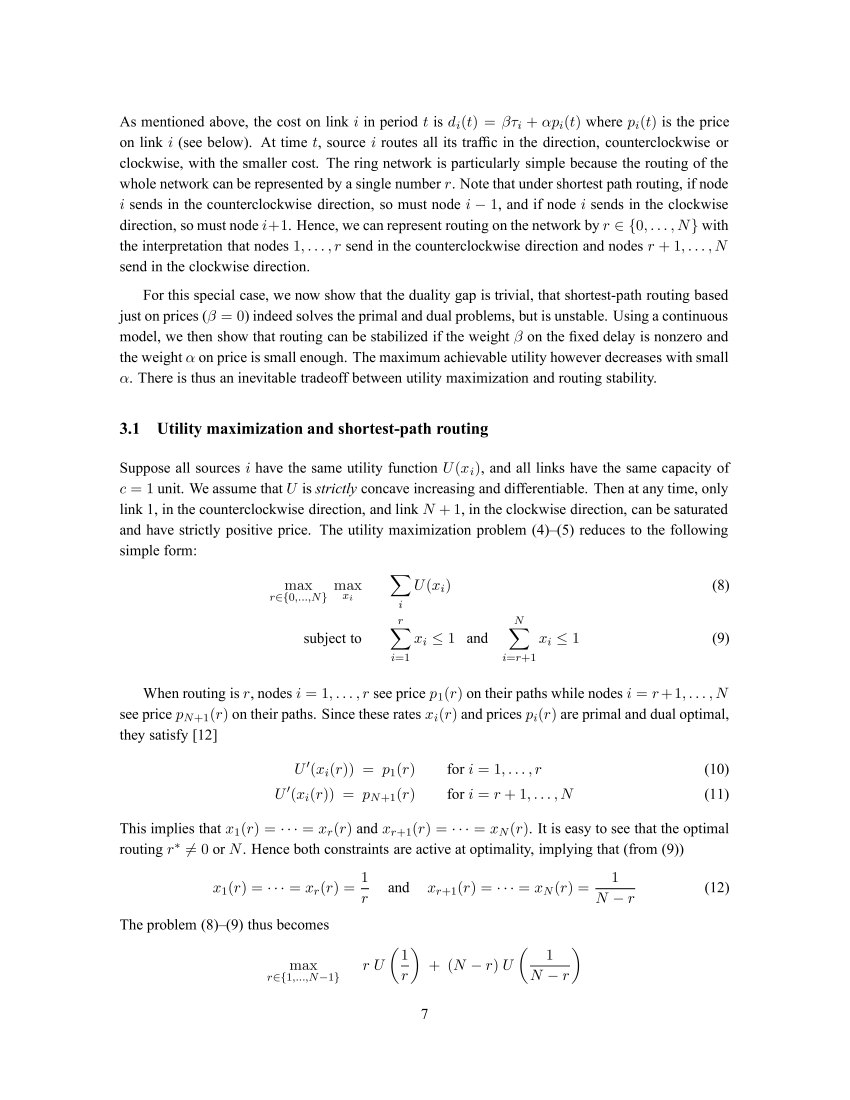
#> input picture 10.1.1.1.2005_7.tif, 4250 x 5500 px (shown at 1/5 size)
$ python trial.py
#> lines starting #> are read from the running program, lines starting #| are printed output that depends on the picture; after the words box and inside, x2 and y2 are one past the last pixel; in counts of white or black regions, pixels touching at a corner belong together
import numpy as np
import cv2
from matplotlib import pyplot as plt

img = cv2.imread('10.1.1.1.2005_7.tif')
#> img is the input picture: shape (5500, 4250, 3); min 0, max 255, mean 246.2
b,g,r = cv2.split(img)
rgb_img = cv2.merge([r,g,b])

gray = cv2.cvtColor(img,cv2.COLOR_BGR2GRAY)
ret, thresh = cv2.threshold(gray,0,255,cv2.THRESH_BINARY_INV+cv2.THRESH_OTSU)
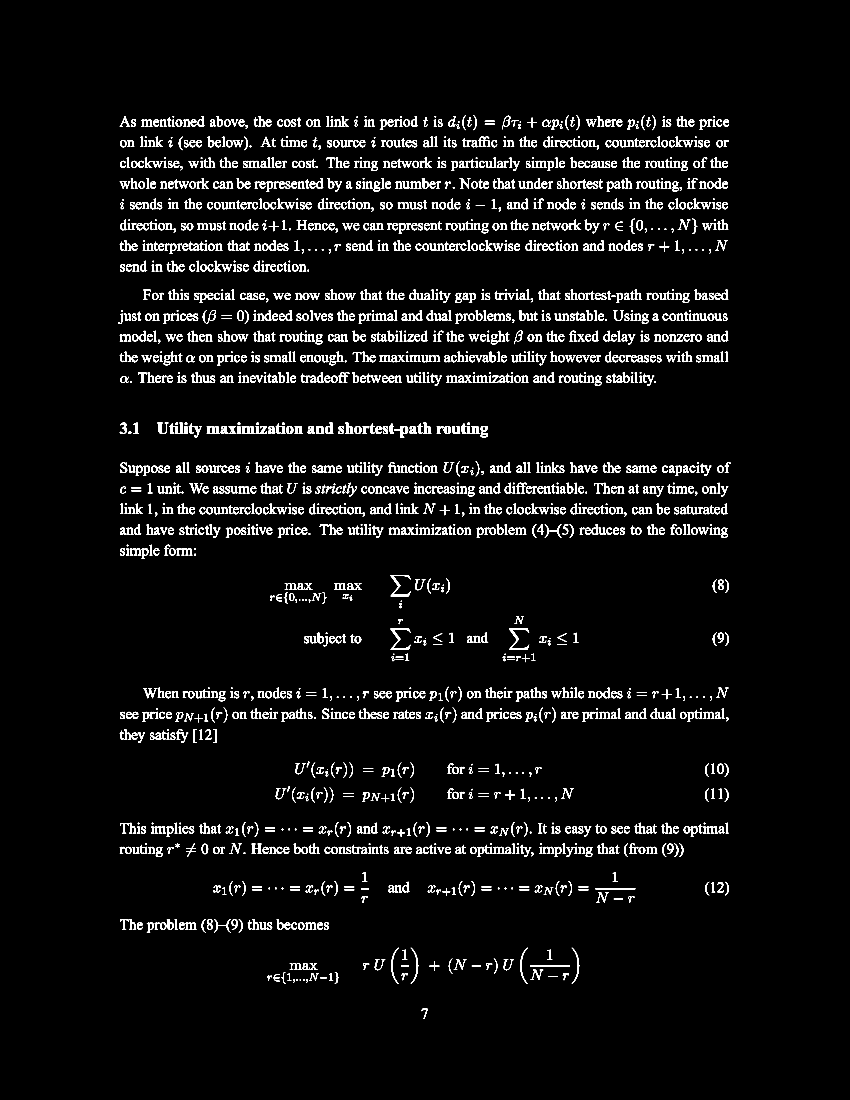
#> thresh: shape (5500, 4250) (shown at 1/5 size); 3.5% white; 2178 white regions (1 under 20 px), largest, box (x1, y1, x2, y2) and area: (1953, 2876, 2053, 2981) 2131, (1953, 3143, 2053, 3248) 2131, (2546, 3143, 2646, 3248) 2131
#> ret = 133

# noise removal
kernel = np.ones((2,2),np.uint8)
#opening = cv2.morphologyEx(thresh,cv2.MORPH_OPEN,kernel, iterations = 2)
closing = cv2.morphologyEx(thresh,cv2.MORPH_CLOSE,kernel, iterations = 2)
#> closing: shape (5500, 4250); 3.5% white; 2128 white regions (1 under 20 px), largest, box (x1, y1, x2, y2) and area: (1955, 2878, 2055, 2983) 2138, (1955, 3145, 2055, 3250) 2138, (2548, 3145, 2648, 3250) 2138

# sure background area
sure_bg = cv2.dilate(closing,kernel,iterations=3)
#> sure_bg: shape (5500, 4250); 6.3% white; 1855 white regions, largest, box (x1, y1, x2, y2) and area: (2007, 2640, 2157, 2679) 3436, (1955, 2878, 2058, 2986) 3341, (1955, 3145, 2058, 3253) 3341

# Finding sure foreground area
dist_transform = cv2.distanceTransform(sure_bg,cv2.DIST_L2,3)

# Threshold
ret, sure_fg = cv2.threshold(dist_transform,0.1*dist_transform.max(),255,0)
#> ret = 0.888

# Finding unknown region
sure_fg = np.uint8(sure_fg)
unknown = cv2.subtract(sure_bg,sure_fg)
#> unknown: shape (5500, 4250); every value is 0

# Marker labelling
ret, markers = cv2.connectedComponents(sure_fg)
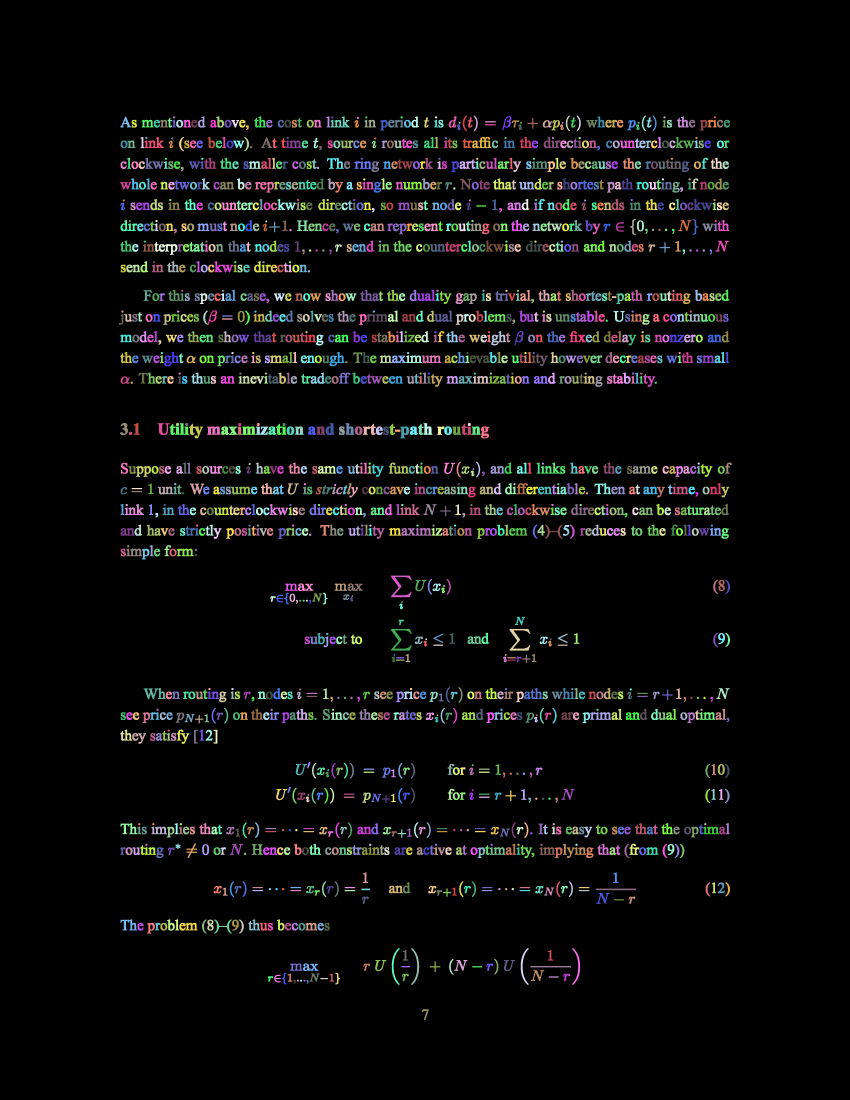
#> markers: shape (5500, 4250) int32 (shown at 1/5 size); 1856 distinct labels, from 0 to 1855; one colour per label, 0 black
#> ret = 1856

# Add one to all labels so that sure background is not 0, but 1
markers = markers+1
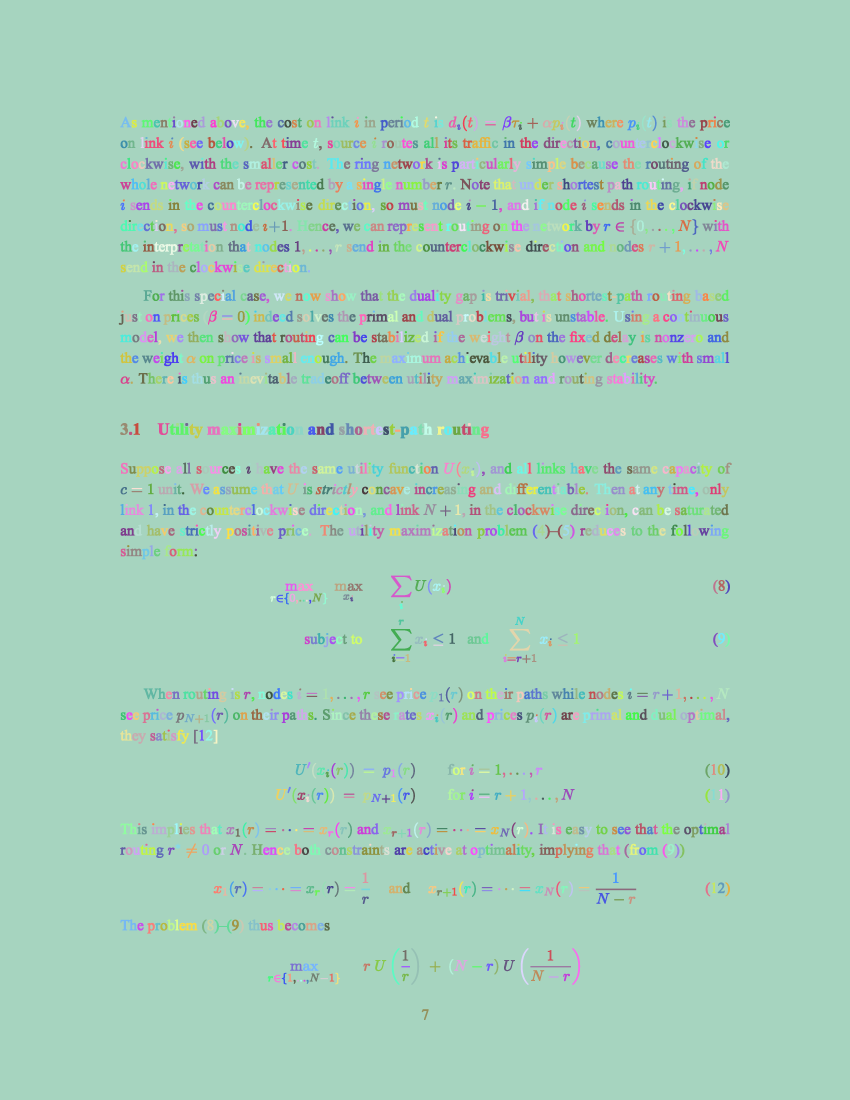
#> markers: shape (5500, 4250) int32 (shown at 1/5 size); 1856 distinct labels, from 1 to 1856; one colour per label, 0 black

# Now, mark the region of unknown with zero
markers[unknown==255] = 0

markers = cv2.watershed(img,markers)
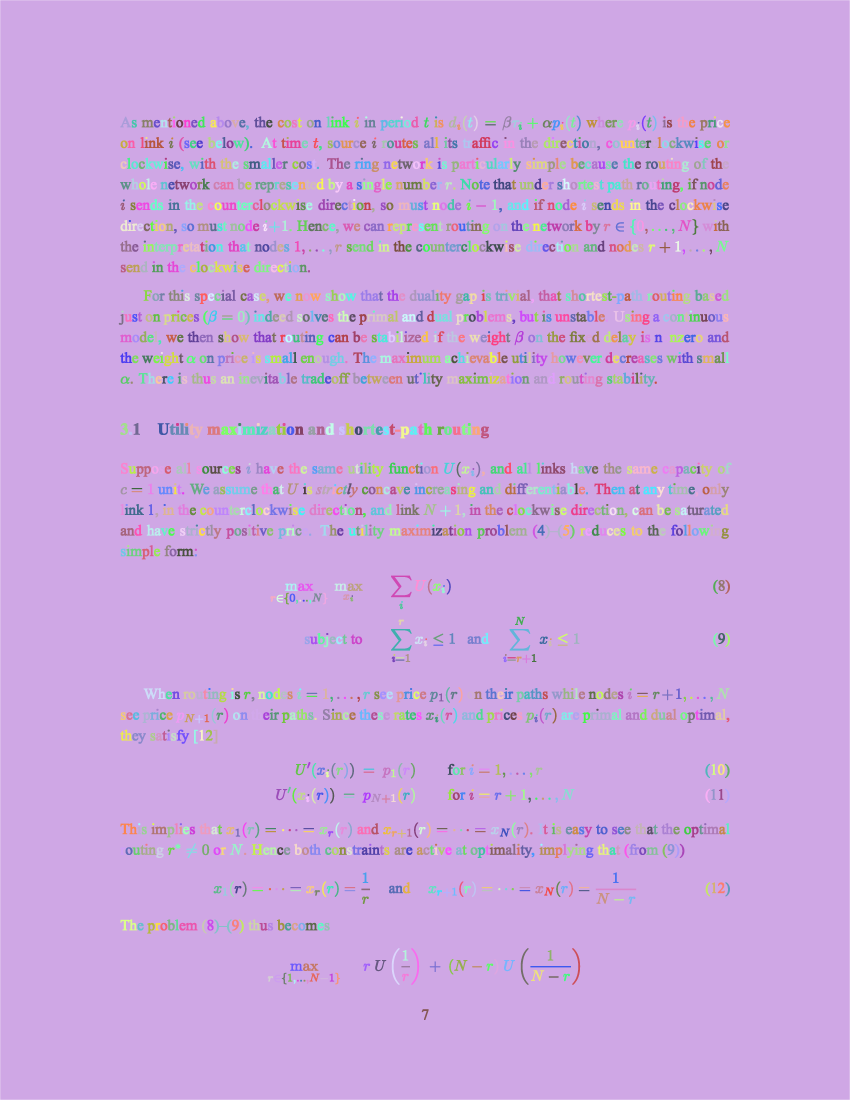
#> markers: shape (5500, 4250) int32 (shown at 1/5 size); 1857 distinct labels, from -1 to 1856; one colour per label, 0 black, -1 white
img[markers == -1] = [255,0,0]

plt.subplot(421),plt.imshow(rgb_img)
plt.title('Input Image'), plt.xticks([]), plt.yticks([])
plt.subplot(422),plt.imshow(thresh, 'gray')
plt.title("Otsu's binary threshold"), plt.xticks([]), plt.yticks([])

plt.subplot(423),plt.imshow(closing, 'gray')
plt.title("morphologyEx:Closing:2x2"), plt.xticks([]), plt.yticks([])
plt.subplot(424),plt.imshow(sure_bg, 'gray')
plt.title("Dilation"), plt.xticks([]), plt.yticks([])

plt.subplot(425),plt.imshow(dist_transform, 'gray')
plt.title("Distance Transform"), plt.xticks([]), plt.yticks([])
plt.subplot(426),plt.imshow(sure_fg, 'gray')
plt.title("Thresholding"), plt.xticks([]), plt.yticks([])

plt.subplot(427),plt.imshow(unknown, 'gray')
plt.title("Unknown"), plt.xticks([]), plt.yticks([])

plt.subplot(428),plt.imshow(img, 'gray')
plt.title("Result from Watershed"), plt.xticks([]), plt.yticks([])

plt.tight_layout()
plt.show()
#> figure, not shown here; B, G, R data is drawn as R, G, B
imS = cv2.resize(img, (960, 540))                    # Resize image
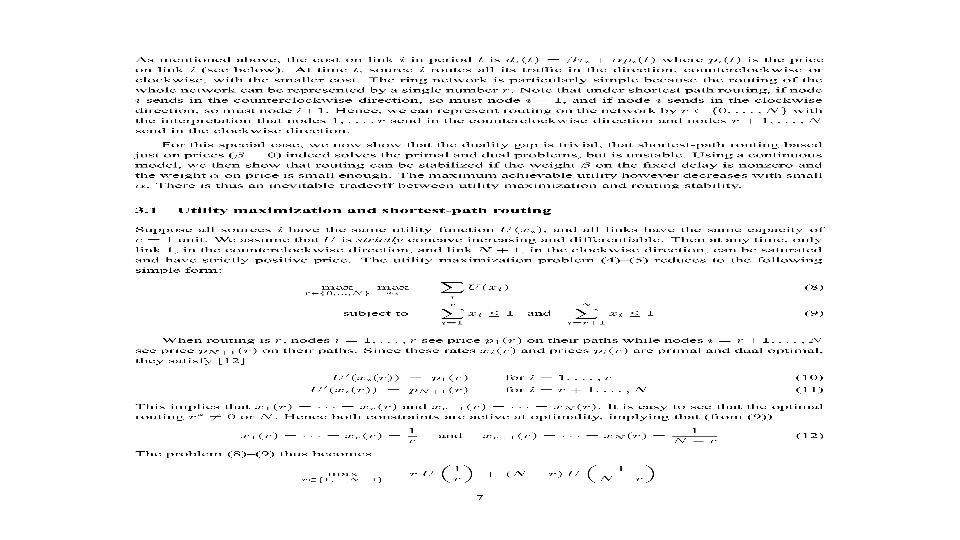
#> imS: shape (540, 960, 3); min 0, max 255, mean 246.4
cv2.imshow("output", imS)                            # Show image
cv2.waitKey(0)

$ run again, with 10.1.1.1.2004_4.tif copied over 10.1.1.1.2005_7.tif
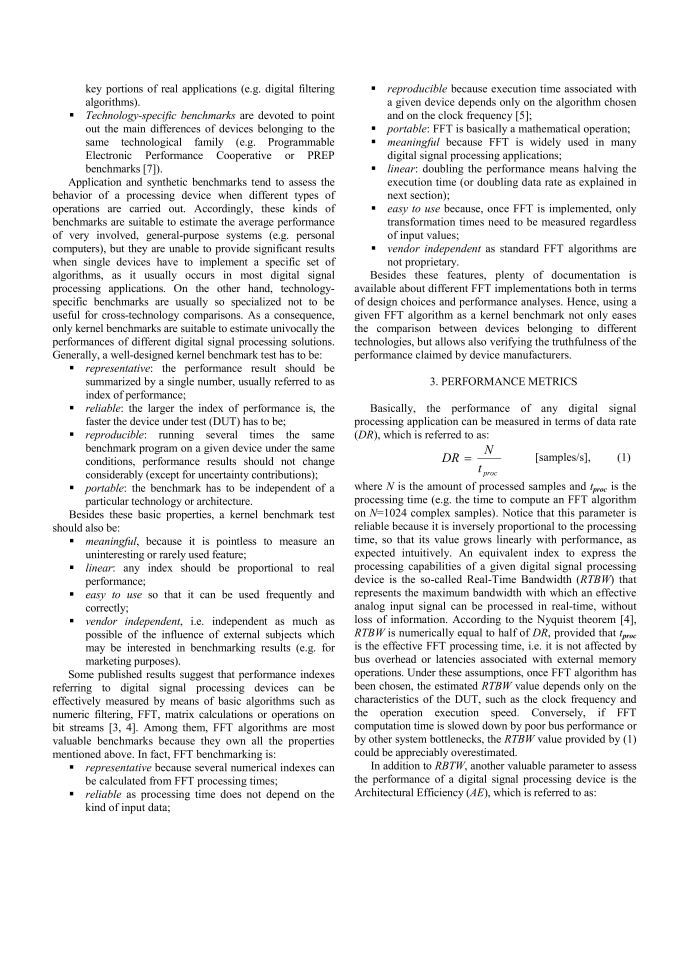
#> input picture 10.1.1.1.2004_4.tif, 4132 x 5847 px (shown at 1/6 size)
#> img is the input picture: shape (5847, 4132, 3); mean B, G, R 238, 238, 238
#> `ret, thresh = cv2.threshold(gray,0,255,cv2.THRESH_BINARY_INV+cv2.THRES..`:
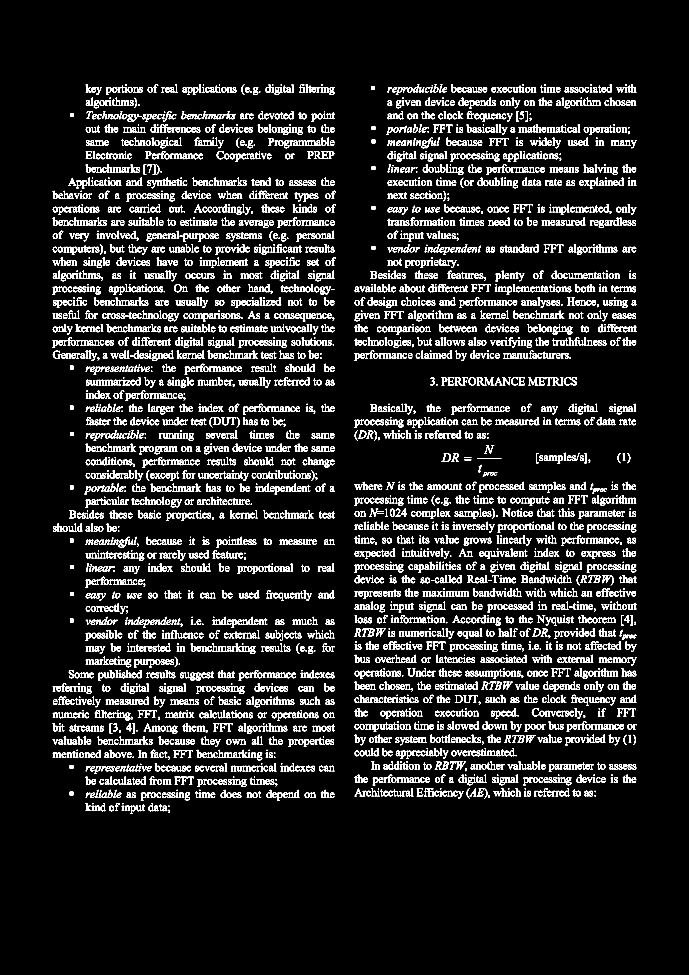
#> thresh: shape (5847, 4132) (shown at 1/6 size); 6.8% white; 4726 white regions, largest, box (x1, y1, x2, y2) and area: (2860, 2265, 2964, 2311) 1630, (1883, 908, 1967, 954) 1284, (2728, 2265, 2808, 2311) 1208
#> `ret, thresh = cv2.threshold(gray,0,255,cv2.THRESH_BINARY_INV+cv2.THRES..`: ret = 135
#> closing: shape (5847, 4132); 6.8% white; 4472 white regions, largest, box (x1, y1, x2, y2) and area: (2862, 2267, 2966, 2313) 1645, (3171, 2267, 3271, 2313) 1487, (495, 1626, 604, 1675) 1486
#> sure_bg: shape (5847, 4132); 12.6% white; 3574 white regions, largest, box (x1, y1, x2, y2) and area: (1706, 844, 1931, 894) 5407, (541, 2281, 785, 2317) 5363, (2862, 2266, 3069, 2317) 5017
#> `ret, sure_fg = cv2.threshold(dist_transform,0.1*dist_transform.max(),2..`: ret = 1.15
#> unknown: shape (5847, 4132); 3% white in thin lines or dots, all inside (x1, y1, x2, y2) = (317, 508, 3825, 4886)
#> `ret, markers = cv2.connectedComponents(sure_fg)`: ret = 3847
#> `imS = cv2.resize(img, (960, 540))`:
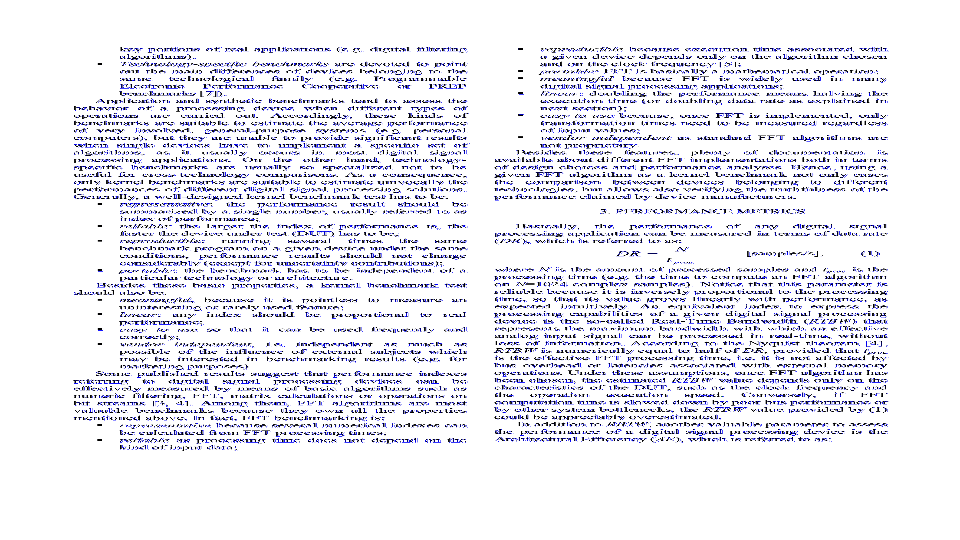
#> imS: shape (540, 960, 3); mean B, G, R 240.4, 232.9, 232.9

$ run again, with a.png saved as 10.1.1.1.2005_7.tif
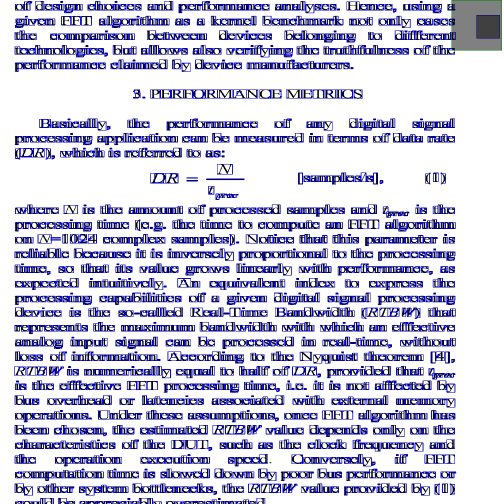
#> input picture a.png, 1008 x 1008 px (shown at 1/2 size)
#> img is the input picture: shape (1008, 1008, 3); mean B, G, R 226.1, 201.2, 201.2
#> `ret, thresh = cv2.threshold(gray,0,255,cv2.THRESH_BINARY_INV+cv2.THRES..`:
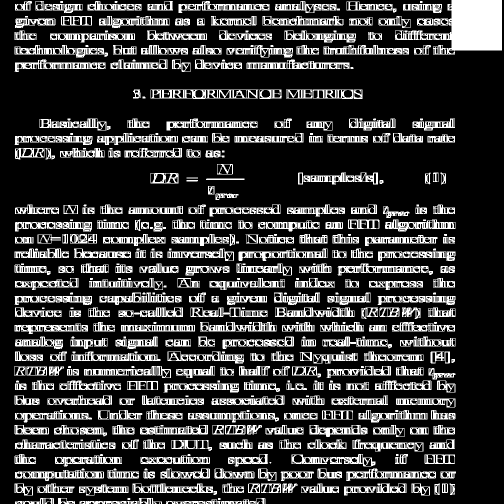
#> thresh: shape (1008, 1008) (shown at 1/2 size); 22% white; 597 white regions (24 under 20 px), largest, box (x1, y1, x2, y2) and area: (790, 0, 1004, 109) 11852, (301, 179, 517, 198) 1937, (692, 937, 872, 962) 1825
#> `ret, thresh = cv2.threshold(gray,0,255,cv2.THRESH_BINARY_INV+cv2.THRES..`: ret = 143
#> closing: shape (1008, 1008); 26.6% white; 291 white regions (9 under 20 px), largest, box (x1, y1, x2, y2) and area: (792, 0, 1006, 111) 13203, (303, 181, 566, 200) 2674, (32, 881, 233, 900) 2405
#> sure_bg: shape (1008, 1008); 40.4% white; 265 white regions, largest, box (x1, y1, x2, y2) and area: (792, 0, 1008, 114) 15046, (303, 181, 569, 203) 4944, (752, 738, 916, 790) 3762
#> `ret, sure_fg = cv2.threshold(dist_transform,0.1*dist_transform.max(),2..`: ret = 9.84
#> unknown: shape (1008, 1008); 39.4% white; 265 white regions, largest, box (x1, y1, x2, y2) and area: (792, 0, 1008, 114) 5959, (303, 181, 569, 203) 4944, (752, 738, 916, 790) 3754
#> `ret, markers = cv2.connectedComponents(sure_fg)`: ret = 70
#> img: shape (1008, 1008, 3); 0.7% of pixels changed, all inside (x1, y1, x2, y2) = (0, 0, 1008, 1008)
#> `imS = cv2.resize(img, (960, 540))`:
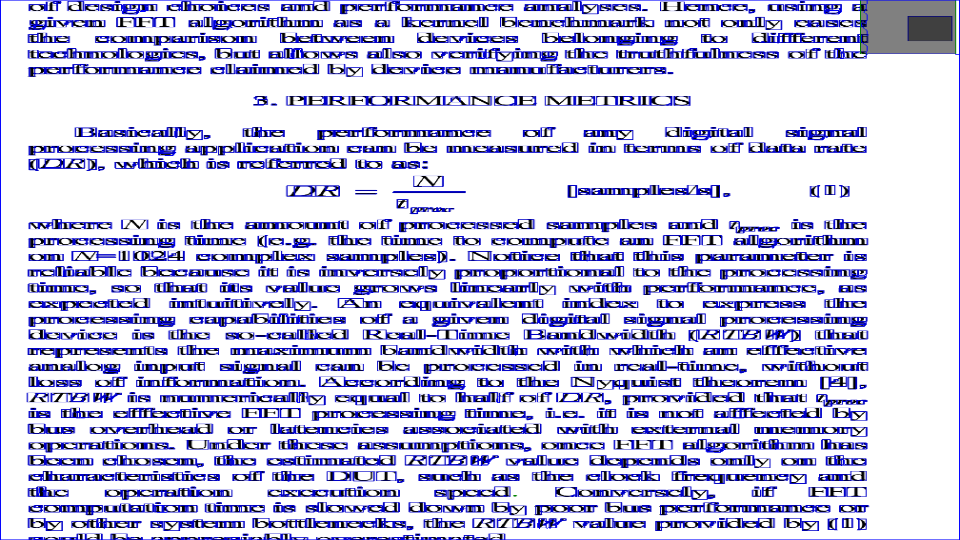
#> imS: shape (540, 960, 3); mean B, G, R 226.3, 200.1, 200.1
